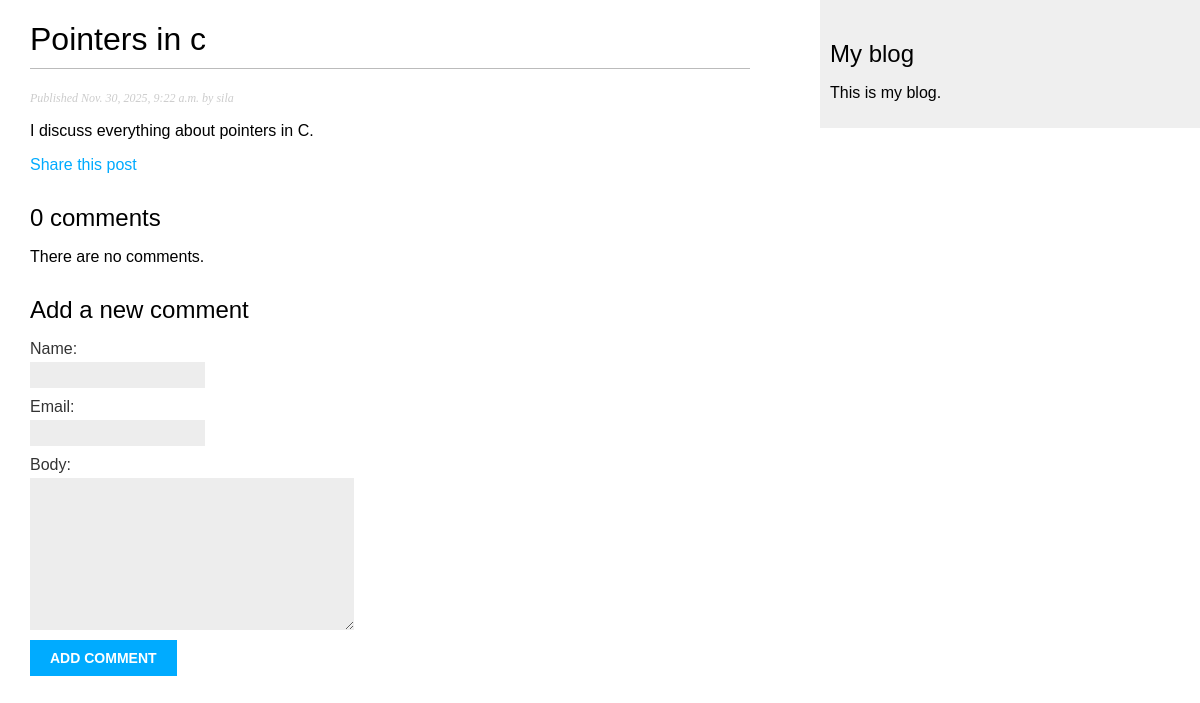
The page /blog/2025/11/30/pointers-in-c/ on the database its author committed.
### blog/models.py (models this page shows, shortened)
class Post(models.Model):
    class Status(models.TextChoices):
        DRAFT = "DF", "Draft"
        PUBLISHED = "PB", "Published"
    title = models.CharField(max_length=250)
    author = models.ForeignKey(
        settings.AUTH_USER_MODEL, on_delete=models.CASCADE, related_name="blog_posts"
    )
    slug = models.SlugField(max_length=250, unique_for_date="publish")
    body = models.TextField()
    publish = models.DateTimeField(default=timezone.now)
    created = models.DateTimeField(auto_now_add=True)
    status = models.CharField(max_length=2, choices=Status, default=Status.DRAFT)
    objects = models.Manager()
    published = PublishedManager()
    class Meta:
        ordering = ["-publish"]
        indexes = [
            models.Index(fields=["-publish"]),
        ]

### blog/views.py (the view)
def post_detail(request, year, month, day, post):
    post = get_object_or_404(
        Post,
        status=Post.Status.PUBLISHED,
        publish__year=year,
        publish__month=month,
        publish__day=day,
        slug=post,
    )
    comments = post.comments.filter(active=True)
    form = CommentForm()
    return render(
        request,
        "blog/post/detail.html",
        {"post": post, "comments": comments, "form": form},
    )

### blog/forms.py
class CommentForm(forms.ModelForm):
    class Meta:
        model = Comment
        fields = ["name", "email", "body"]

### blog/templates/blog/post/detail.html (shortened to what this page needs)
{% extends "blog/base.html" %}
{% block content %}
    <h1>{{ post.title }}</h1><p class="date">
        Published {{ post.publish }} by {{ post.author }}
    </p>
    {{ post.body|linebreaks }}
    <p><a href="{% url 'blog:post_share' post.id %}">Share this post</a></p>
    {% with comments.count as total_comments %}
        <h2>{{ total_comments }} comment{{ total_comments|pluralize }}</h2>
    {% endwith %}
    {% for comment in comments %}
        <div class="comment">
            <p class="info">
                Comment {{ forloop.counter }} by {{ comment.name }} {{ comment.created }}
            </p>
            {{ comment.body|linebreaks }}
        </div>
        {% empty %}
            <p>There are no comments.</p>
    {% endfor %}
    {% include "blog/post/includes/comment_form.html" %}
{% endblock %}

### blog/static/css/blog.css (style rules this page uses)
body { margin: 0; padding: 0; font-family: helvetica, sans-serif; }
a { color: #00abff; text-decoration: none; }
h1 { font-weight: normal; border-bottom: 1px solid #bbb; padding: 0 0 10px 0; }
h2 { font-weight: normal; margin: 30px 0 0; }
p.date { color: #ccc; font-family: georgia, serif; font-size: 12px; font-style: italic; }
label { float: left; clear: both; color: #333; margin-bottom: 4px; }
input, textarea { clear: both; float: left; margin: 0 0 10px; background: #ededed; border: 0; padding: 6px 10px; font-size: 12px; }

### rows shown on the page
Post: title "Pointers in c", publish "Nov. 30, 2025, 9:22 a.m.", author "sila", body "I discuss everything about pointers in C."

### other values the page prints
{{ total_comments }} "0"
